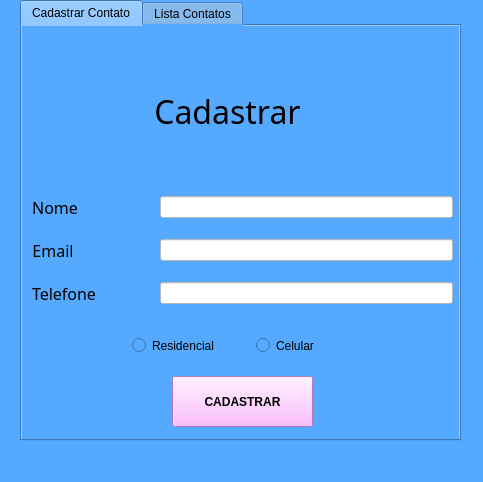
<?xml version="1.0" encoding="UTF-8"?>
<ui version="4.0">
 <class>MainWindow</class>
 <widget class="QMainWindow" name="MainWindow">
  <property name="windowModality">
   <enum>Qt::NonModal</enum>
  </property>
  <property name="geometry">
   <rect>
    <x>0</x>
    <y>0</y>
    <width>483</width>
    <height>482</height>
   </rect>
  </property>
  <property name="cursor">
   <cursorShape>ArrowCursor</cursorShape>
  </property>
  <property name="windowTitle">
   <string>MainWindow</string>
  </property>
  <property name="layoutDirection">
   <enum>Qt::LeftToRight</enum>
  </property>
  <property name="styleSheet">
   <string notr="true">background-color: rgb(85, 170, 255);</string>
  </property>
  <property name="toolButtonStyle">
   <enum>Qt::ToolButtonIconOnly</enum>
  </property>
  <widget class="QWidget" name="centralwidget">
   <widget class="QTabWidget" name="tabs">
    <property name="enabled">
     <bool>true</bool>
    </property>
    <property name="geometry">
     <rect>
      <x>20</x>
      <y>0</y>
      <width>441</width>
      <height>441</height>
     </rect>
    </property>
    <property name="focusPolicy">
     <enum>Qt::TabFocus</enum>
    </property>
    <property name="currentIndex">
     <number>0</number>
    </property>
    <property name="movable">
     <bool>false</bool>
    </property>
    <widget class="QWidget" name="register_tab">
     <attribute name="title">
      <string>Cadastrar Contato</string>
     </attribute>
     <widget class="QPushButton" name="btnRegister">
      <property name="geometry">
       <rect>
        <x>150</x>
        <y>350</y>
        <width>141</width>
        <height>51</height>
       </rect>
      </property>
      <property name="font">
       <font>
        <weight>75</weight>
        <bold>true</bold>
       </font>
      </property>
      <property name="styleSheet">
       <string notr="true">background-color: rgb(255, 170, 255);</string>
      </property>
      <property name="text">
       <string>CADASTRAR</string>
      </property>
     </widget>
     <widget class="QLabel" name="label">
      <property name="geometry">
       <rect>
        <x>120</x>
        <y>50</y>
        <width>171</width>
        <height>71</height>
       </rect>
      </property>
      <property name="font">
       <font>
        <family>Rockwell</family>
        <pointsize>24</pointsize>
        <weight>50</weight>
        <italic>false</italic>
        <bold>false</bold>
       </font>
      </property>
      <property name="layoutDirection">
       <enum>Qt::LeftToRight</enum>
      </property>
      <property name="styleSheet">
       <string notr="true"/>
      </property>
      <property name="text">
       <string>Cadastrar</string>
      </property>
      <property name="textFormat">
       <enum>Qt::AutoText</enum>
      </property>
      <property name="alignment">
       <set>Qt::AlignCenter</set>
      </property>
     </widget>
     <widget class="QWidget" name="formLayoutWidget">
      <property name="geometry">
       <rect>
        <x>10</x>
        <y>170</y>
        <width>421</width>
        <height>111</height>
       </rect>
      </property>
      <layout class="QFormLayout" name="formLayout">
       <property name="horizontalSpacing">
        <number>64</number>
       </property>
       <property name="verticalSpacing">
        <number>20</number>
       </property>
       <item row="0" column="0">
        <widget class="QLabel" name="label_3">
         <property name="enabled">
          <bool>true</bool>
         </property>
         <property name="font">
          <font>
           <family>Rockwell</family>
           <pointsize>12</pointsize>
           <weight>50</weight>
           <italic>false</italic>
           <bold>false</bold>
          </font>
         </property>
         <property name="layoutDirection">
          <enum>Qt::LeftToRight</enum>
         </property>
         <property name="styleSheet">
          <string notr="true"/>
         </property>
         <property name="text">
          <string>Nome</string>
         </property>
         <property name="textFormat">
          <enum>Qt::AutoText</enum>
         </property>
         <property name="alignment">
          <set>Qt::AlignCenter</set>
         </property>
        </widget>
       </item>
       <item row="0" column="1">
        <widget class="QLineEdit" name="name_contact">
         <property name="styleSheet">
          <string notr="true">background-color: rgb(255, 255, 255);</string>
         </property>
         <property name="text">
          <string/>
         </property>
        </widget>
       </item>
       <item row="1" column="0">
        <widget class="QLabel" name="label_4">
         <property name="enabled">
          <bool>true</bool>
         </property>
         <property name="font">
          <font>
           <family>Rockwell</family>
           <pointsize>12</pointsize>
           <weight>50</weight>
           <italic>false</italic>
           <bold>false</bold>
          </font>
         </property>
         <property name="layoutDirection">
          <enum>Qt::LeftToRight</enum>
         </property>
         <property name="styleSheet">
          <string notr="true"/>
         </property>
         <property name="text">
          <string>Email</string>
         </property>
         <property name="textFormat">
          <enum>Qt::AutoText</enum>
         </property>
         <property name="alignment">
          <set>Qt::AlignCenter</set>
         </property>
        </widget>
       </item>
       <item row="1" column="1">
        <widget class="QLineEdit" name="email_contact">
         <property name="styleSheet">
          <string notr="true">background-color: rgb(255, 255, 255);</string>
         </property>
         <property name="text">
          <string/>
         </property>
        </widget>
       </item>
       <item row="2" column="0">
        <widget class="QLabel" name="label_5">
         <property name="enabled">
          <bool>true</bool>
         </property>
         <property name="font">
          <font>
           <family>Rockwell</family>
           <pointsize>12</pointsize>
           <weight>50</weight>
           <italic>false</italic>
           <bold>false</bold>
          </font>
         </property>
         <property name="layoutDirection">
          <enum>Qt::LeftToRight</enum>
         </property>
         <property name="styleSheet">
          <string notr="true"/>
         </property>
         <property name="text">
          <string>Telefone</string>
         </property>
         <property name="textFormat">
          <enum>Qt::AutoText</enum>
         </property>
         <property name="alignment">
          <set>Qt::AlignCenter</set>
         </property>
        </widget>
       </item>
       <item row="2" column="1">
        <widget class="QLineEdit" name="tel_contact">
         <property name="styleSheet">
          <string notr="true">background-color: rgb(255, 255, 255);</string>
         </property>
         <property name="text">
          <string/>
         </property>
        </widget>
       </item>
      </layout>
     </widget>
     <widget class="QWidget" name="horizontalLayoutWidget">
      <property name="geometry">
       <rect>
        <x>110</x>
        <y>310</y>
        <width>241</width>
        <height>19</height>
       </rect>
      </property>
      <layout class="QHBoxLayout" name="horizontalLayout">
       <item>
        <widget class="QRadioButton" name="residencial_type">
         <property name="text">
          <string>Residencial</string>
         </property>
        </widget>
       </item>
       <item>
        <widget class="QRadioButton" name="celular_type">
         <property name="text">
          <string>Celular</string>
         </property>
        </widget>
       </item>
      </layout>
     </widget>
    </widget>
    <widget class="QWidget" name="contact_tab">
     <attribute name="title">
      <string>Lista Contatos</string>
     </attribute>
     <widget class="QTableWidget" name="contactList">
      <property name="enabled">
       <bool>true</bool>
      </property>
      <property name="geometry">
       <rect>
        <x>30</x>
        <y>80</y>
        <width>381</width>
        <height>261</height>
       </rect>
      </property>
      <property name="autoFillBackground">
       <bool>false</bool>
      </property>
      <property name="sortingEnabled">
       <bool>false</bool>
      </property>
      <column>
       <property name="text">
        <string>Id</string>
       </property>
      </column>
      <column>
       <property name="text">
        <string>Nome</string>
       </property>
      </column>
      <column>
       <property name="text">
        <string>Email</string>
       </property>
      </column>
      <column>
       <property name="text">
        <string>Telefone</string>
       </property>
      </column>
      <column>
       <property name="text">
        <string>Tipo_Telefone</string>
       </property>
      </column>
     </widget>
     <widget class="QWidget" name="horizontalLayoutWidget_2">
      <property name="geometry">
       <rect>
        <x>10</x>
        <y>360</y>
        <width>421</width>
        <height>51</height>
       </rect>
      </property>
      <layout class="QHBoxLayout" name="horizontalLayout_4">
       <property name="spacing">
        <number>24</number>
       </property>
       <item>
        <widget class="QPushButton" name="alter_contact">
         <property name="styleSheet">
          <string notr="true">background-color: rgb(170, 255, 0);</string>
         </property>
         <property name="text">
          <string>Alterar Contato</string>
         </property>
        </widget>
       </item>
       <item>
        <widget class="QPushButton" name="pdf_generator">
         <property name="styleSheet">
          <string notr="true">background-color: rgb(170, 255, 0);</string>
         </property>
         <property name="text">
          <string>Gerar PDF</string>
         </property>
        </widget>
       </item>
       <item>
        <widget class="QPushButton" name="delete_contact">
         <property name="styleSheet">
          <string notr="true">background-color: rgb(170, 255, 0);</string>
         </property>
         <property name="text">
          <string>Excluir Contato</string>
         </property>
        </widget>
       </item>
      </layout>
     </widget>
     <widget class="QLabel" name="label_6">
      <property name="geometry">
       <rect>
        <x>140</x>
        <y>0</y>
        <width>171</width>
        <height>71</height>
       </rect>
      </property>
      <property name="font">
       <font>
        <family>Rockwell</family>
        <pointsize>24</pointsize>
        <weight>50</weight>
        <italic>false</italic>
        <bold>false</bold>
       </font>
      </property>
      <property name="layoutDirection">
       <enum>Qt::LeftToRight</enum>
      </property>
      <property name="styleSheet">
       <string notr="true"/>
      </property>
      <property name="text">
       <string>Listagem</string>
      </property>
      <property name="textFormat">
       <enum>Qt::AutoText</enum>
      </property>
      <property name="alignment">
       <set>Qt::AlignCenter</set>
      </property>
     </widget>
    </widget>
   </widget>
  </widget>
  <widget class="QMenuBar" name="menubar">
   <property name="enabled">
    <bool>true</bool>
   </property>
   <property name="geometry">
    <rect>
     <x>0</x>
     <y>0</y>
     <width>483</width>
     <height>18</height>
    </rect>
   </property>
  </widget>
  <widget class="QStatusBar" name="statusBar">
   <property name="enabled">
    <bool>true</bool>
   </property>
  </widget>
 </widget>
 <resources/>
 <connections/>
</ui>
